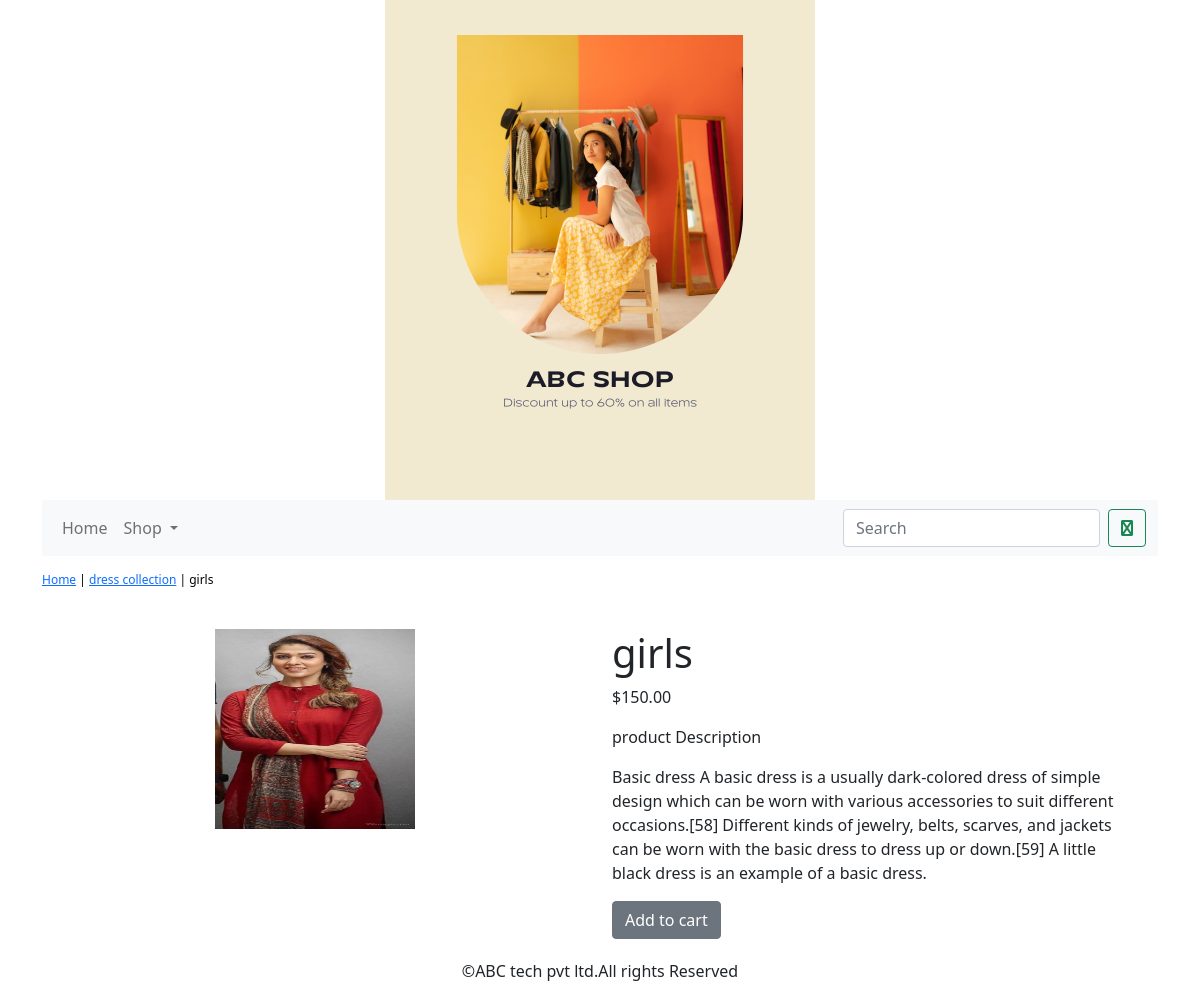
/shop/dress-collection/girls/, run on the app's committed database.
### shop/models.py (models this page shows, shortened)
class Product(models.Model):
    name=models.CharField(max_length=250,unique=True)
    slug=models.SlugField(max_length=250,unique=True)
    description=models.TextField(blank=True)
    price=models.DecimalField(max_digits=10,decimal_places=2)
    category=models.ForeignKey(Category,on_delete=models.CASCADE)
    image=models.ImageField(upload_to='product',blank=True ,max_length=200)
    stock=models.IntegerField()
    available=models.BooleanField(default=True)
    created=models.DateTimeField(auto_now_add=True)
    updated=models.DateTimeField(auto_now=True)
    class Meta:
        ordering=('name',)
        verbose_name='product'
        verbose_name_plural='products'

class Category(models.Model):
    name=models.CharField(max_length=250,unique=True)
    slug=models.SlugField(max_length=250,unique=True)
    description=models.TextField(blank=True)
    image=models.ImageField(upload_to='category',blank=True)
    class Meta:
        ordering=('name',)
        verbose_name='category'
        verbose_name_plural='categories'
    def get_url(self):
        return reverse('shop:products_by_category', args=[self.slug])
    def __str__(self):
        return '{}'.format(self.name)

### shop/views.py (the view)
# urls.py: path('<slug:c_slug>/<slug:product_slug>/',views.proDetail,name='prodCatdetail')
def proDetail(request,c_slug,product_slug):
    try:
        product=Product.objects.get(category__slug=c_slug,slug=product_slug)
    except Exception as e:
        raise e
    return render(request,'product.html',{'product':product})

### cart/context_processors.py (called while the page is built)
def counter (request):
    item_count=0
    if 'admin' in request.path:
        return  {}
    else:
        try:
            cart=Cart.objects.filter(cart_id=_cart_id(request))
            cart_items=CartItem.objects.all().filter (cart=cart[:1])
            for cart_item in cart_items:
                item_count += cart_item.quantity
        except Cart.DoesNotExist:
            item_count=0
    return dict(item_count=item_count)

### cart/views.py (called while the page is built)
def _cart_id(request):
    cart=request.session.session_key
    if not cart:
        cart=request.session.create()
    return cart

### shop/context_processors.py (called while the page is built)
def menu_links(request):
    links=Category.objects.all()
    return dict(links=links)

### templates/product.html (shortened to what this page needs)
{% extends 'base.html' %}
{% load static %}
{% block content %}
<div class="row my_prod_row_class">
  <div class="mx_auto">
    <p>
      <a href="{% url 'shop:allProdCat' %}">Home</a> | <a href="{{product.category.get_url}}">{{product.category}}</a> | {{product.name}}
    </p>
  </div>
<div class="container" >
<br>
<div class="row">
  <div class="col-12 col-sm-12 col-md-12 col-lg-6 text-center">
    <div style="min-width:18rem">
      <img src="{{product.image.url}}" alt="{{product.name}}" style="width:200px;height:200px;">
    </div>
  </div>
    <div class="col-12 col-sm-12 col-md-12 col-lg-6">
      <h1 class="my_prod_tittle">{{product.name}}</h1>
      <p>${{product.price}}</p>
      <p class="my_title">product Description</p>
      <P class="text-justify my_prod_text">{{product.description}}</P>
      {% if product.stock <= 0 %}
      <p class="text-justify my_prod_text"><b> Out of stock </b></p>
      {% else %}
      <a  class="btn btn-secondary" href="{% url 'cart:add_cart' product.id %}"> Add to cart </a>
      {% endif %}
</div>
  </div>
</div>
</div>
{% endblock %}

### static/css/custom.css (style rules this page uses)
.my_prod_row_class { padding-top:15px; padding-bottom:20px; }
.my_prod_row_class .mx_auto { color:#000; font-size:12px; text-decoration:none; }
.my_prod_text { padding-right:20px; }

### data on the page
Product: category "dress collection", name "girls", image (picture), price "150.00", description "Basic dress A basic dress is a usually dark-colored dress of simple design which can be worn with various accessories to suit different occasions.[58] Different kinds of jewelry, belts, scarves, and jackets can be worn with the basic dress to dress up or down.[59] A little black dress is an example of a basic dress."
